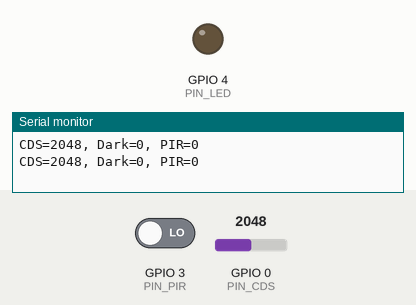
This program was run on a simulated ESP32-C3. Shown: output pins drawn as LEDs (lit = HIGH), the last lines printed to the serial monitor. The inputs (shaded band) are chosen by the test bench; at power-on: GPIO 0 (PIN_CDS) = 2048, GPIO 3 (PIN_PIR) LOW.

Above: at 1.2 s.
1.3 s: GPIO 0 (PIN_CDS) set to 1437
2.8 s: GPIO 0 (PIN_CDS) set to 1341
At 3.2 s:
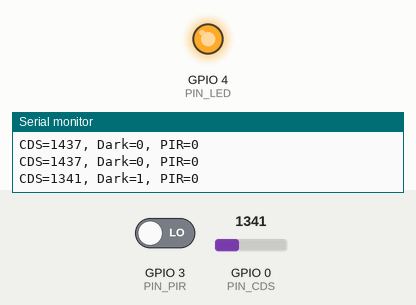
4.3 s: GPIO 0 (PIN_CDS) set to 1560
5.8 s: GPIO 0 (PIN_CDS) set to 1634
At 6.9 s:
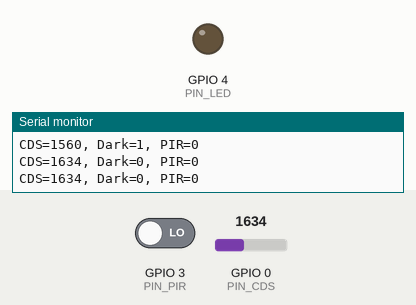
7.3 s: GPIO 0 (PIN_CDS) set to 1360
At 7.9 s:
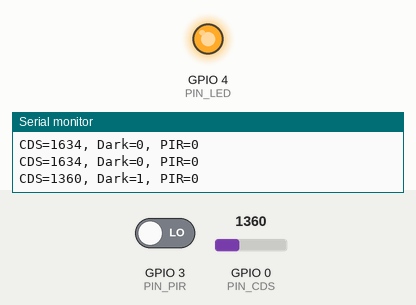
Timing chart, 0 to 9.8 s (numbered marks = the images above; inputs shaded):
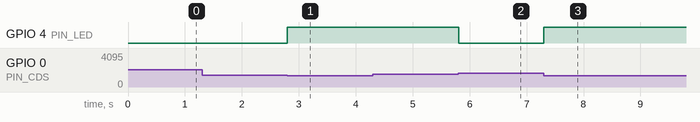

Measured:
- the behaviour switches between 1400 and 1399 on GPIO 0 (PIN_CDS) (found by bisection; images 0 and 1)
- the behaviour switches between 1600 and 1601 on GPIO 0 (PIN_CDS) (found by bisection; images 1 and 2)
- after the input at 2.8 s, GPIO 4 (PIN_LED): LOW → HIGH at once
- after the input at 5.8 s, GPIO 4 (PIN_LED): HIGH → LOW at once
- after the input at 7.3 s, GPIO 4 (PIN_LED): LOW → HIGH at once

The program:

main.cpp
```cpp
#include <Arduino.h>

const int PIN_LED = 4;
const int PIN_CDS = 0;
const int PIN_PIR = 3;
const int PIN_BUZZER = 10;

const int DARK_THRESHOLD = 1400;
const int LIGHT_THRESHOLD = 1600;

const unsigned long PIR_WARMUP_MS = 45000;
const unsigned long BUZZER_MS = 1000;

bool isDark = false;
bool buzzerActive = false;

int previousPir = LOW;

unsigned long startTime;
unsigned long buzzerStart = 0;

void setup() {
  Serial.begin(115200);

  pinMode(PIN_LED, OUTPUT);
  pinMode(PIN_PIR, INPUT);

  ledcAttach(PIN_BUZZER, 2000, 8);
  ledcWriteTone(PIN_BUZZER, 0);

  startTime = millis();
}

void loop() {
  unsigned long now = millis();

  // CDS：暗くなったらLEDを点灯
  int cdsValue = analogRead(PIN_CDS);

  if (!isDark && cdsValue < DARK_THRESHOLD) {
    isDark = true;
  } else if (isDark && cdsValue > LIGHT_THRESHOLD) {
    isDark = false;
  }

  digitalWrite(PIN_LED, isDark ? HIGH : LOW);

  // PIR：明るさとは無関係に人の動きを検知
  int pirValue = digitalRead(PIN_PIR);
  bool warmedUp = (now - startTime >= PIR_WARMUP_MS);

  bool risingEdge = (pirValue == HIGH && previousPir == LOW);

  if (warmedUp && risingEdge && !buzzerActive) {
    ledcWriteTone(PIN_BUZZER, 2000);
    buzzerActive = true;
    buzzerStart = now;
  }

  // 1秒後にブザーを停止
  if (buzzerActive && now - buzzerStart >= BUZZER_MS) {
    ledcWriteTone(PIN_BUZZER, 0);
    buzzerActive = false;
  }

  previousPir = pirValue;

  // 動作確認用
  static unsigned long lastPrint = 0;
  if (now - lastPrint >= 500) {
    Serial.printf("CDS=%d, Dark=%d, PIR=%d\n",
                  cdsValue, isDark, pirValue);
    lastPrint = now;
  }

  delay(10);
}
```
